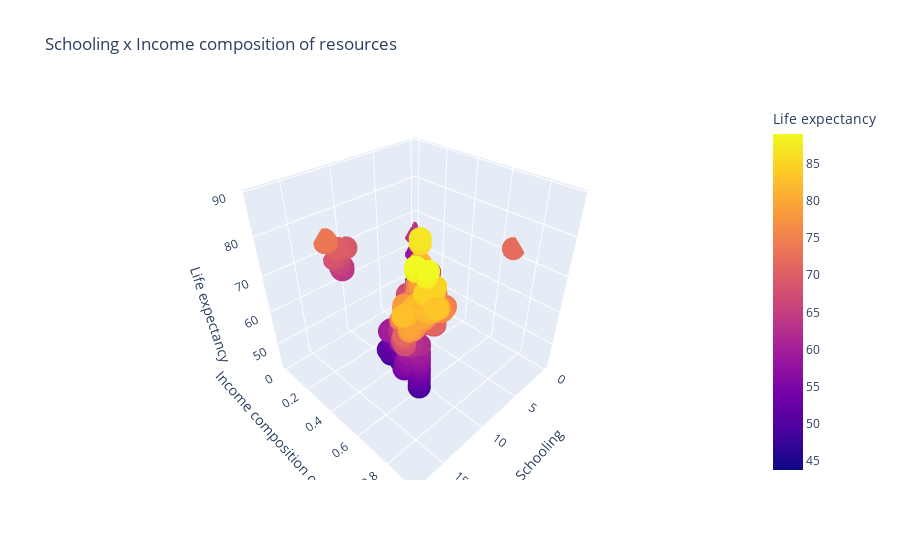
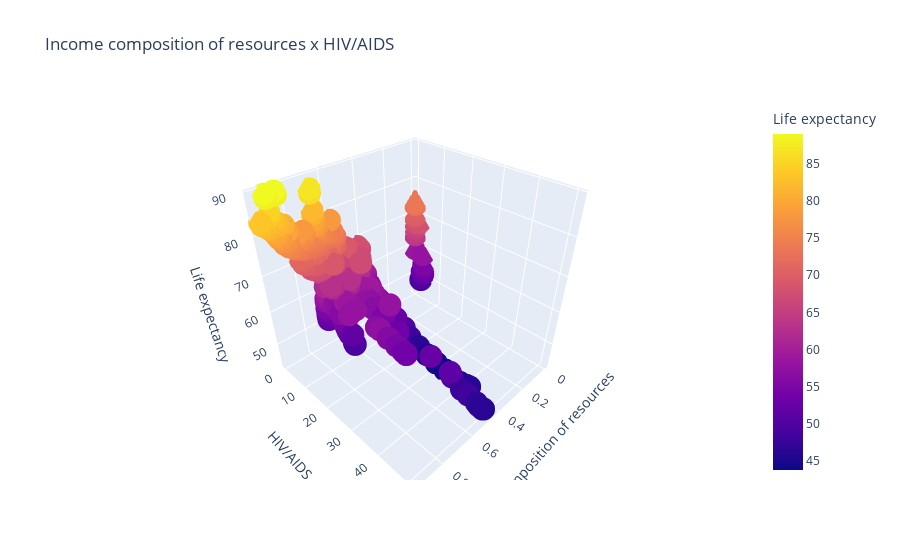
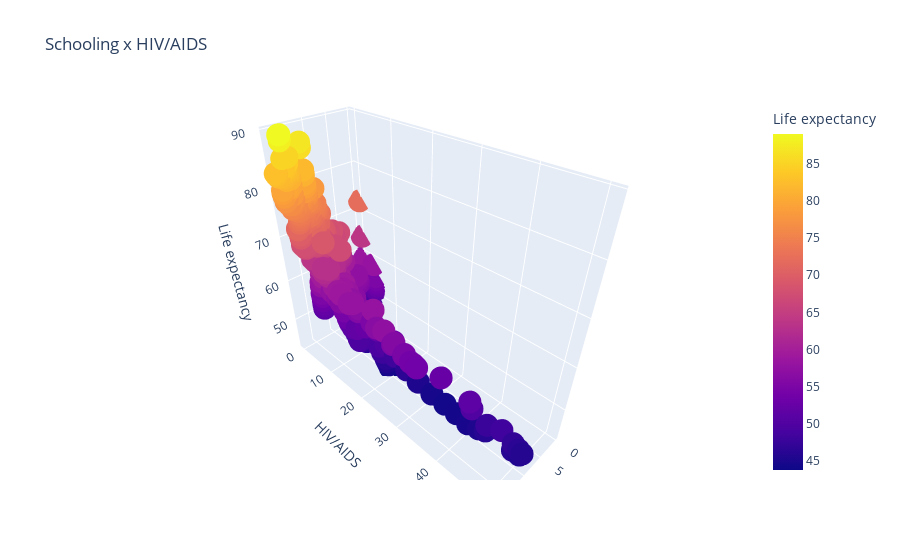
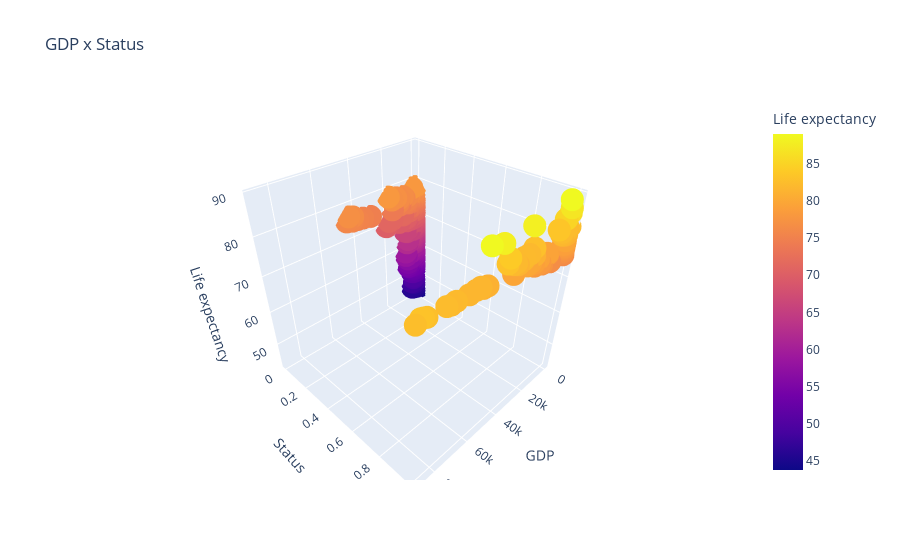

Notebook cell for these charts, in order:
### Markdown cell above
#### **Find interaction terms**

$({0.5} \space point)$

Search for interactions between columns (e.g., multiply `Alcohol` and `BMI`) that might improve the model. Use [`mutual_info_regression`](https://scikit-learn.org/stable/modules/generated/sklearn.feature_selection.mutual_info_regression.html) to test if new features have higher mutual information with the target. Retrain your manual regressor with these features.

### Code cell
from plotly import graph_objects as go

train_size = int(0.8 * len(X))
xtrain = df.drop(["Population", "Year"], axis=1)[:train_size].copy()
xtest = df.drop(["Population", "Year"], axis=1)[train_size:].copy()

px.scatter_3d(xtest, x="Schooling", y="Income composition of resources", z="Life expectancy", color="Life expectancy", title="Schooling x Income composition of resources").show()
px.scatter_3d(xtest, x="Income composition of resources", y="HIV/AIDS", z="Life expectancy", color="Life expectancy", title="Income composition of resources x HIV/AIDS").show()
px.scatter_3d(xtest, x="Schooling", y="HIV/AIDS", z="Life expectancy", color="Life expectancy", title="Schooling x HIV/AIDS").show()
px.scatter_3d(xtest, x="GDP", y="Status", z="Life expectancy", color="Life expectancy", title="GDP x Status").show()
px.scatter_3d(xtest, x="Schooling", y="Total expenditure", z="Life expectancy", color="Life expectancy").show()

### Figure 1 — Plotly figure (JSON) as saved in the notebook; plotly's stock layout.template omitted (floating-point values rounded to 4 significant figures; data arrays with more than 128 entries replaced by an {"elided": "..."} marker saying what was removed)
{"data": [{"hovertemplate": "Schooling=%{x}<br>Income composition of resources=%{y}<br>Life expectancy=%{marker.color}<extra></extra>", "legendgroup": "", "marker": {"color": {"elided": "588 float values"}, "coloraxis": "coloraxis", "symbol": "circle"}, "mode": "markers", "name": "", "scene": "scene", "showlegend": false, "type": "scatter3d", "x": {"elided": "588 float values"}, "y": {"elided": "588 float values"}, "z": {"elided": "588 float values"}}], "layout": {"coloraxis": {"colorbar": {"title": {"text": "Life expectancy"}}, "colorscale": [[0, "#0d0887"], [0.1111, "#46039f"], [0.2222, "#7201a8"], [0.3333, "#9c179e"], [0.4444, "#bd3786"], [0.5556, "#d8576b"], [0.6667, "#ed7953"], [0.7778, "#fb9f3a"], [0.8889, "#fdca26"], [1, "#f0f921"]]}, "legend": {"tracegroupgap": 0}, "scene": {"domain": {"x": [0, 1], "y": [0, 1]}, "xaxis": {"title": {"text": "Schooling"}}, "yaxis": {"title": {"text": "Income composition of resources"}}, "zaxis": {"title": {"text": "Life expectancy"}}}, "title": {"text": "Schooling x Income composition of resources"}}}

### Figure 2 — Plotly figure (JSON) as saved in the notebook; plotly's stock layout.template omitted (floating-point values rounded to 4 significant figures; data arrays with more than 128 entries replaced by an {"elided": "..."} marker saying what was removed)
{"data": [{"hovertemplate": "Income composition of resources=%{x}<br>HIV/AIDS=%{y}<br>Life expectancy=%{marker.color}<extra></extra>", "legendgroup": "", "marker": {"color": {"elided": "588 float values"}, "coloraxis": "coloraxis", "symbol": "circle"}, "mode": "markers", "name": "", "scene": "scene", "showlegend": false, "type": "scatter3d", "x": {"elided": "588 float values"}, "y": {"elided": "588 float values"}, "z": {"elided": "588 float values"}}], "layout": {"coloraxis": {"colorbar": {"title": {"text": "Life expectancy"}}, "colorscale": [[0, "#0d0887"], [0.1111, "#46039f"], [0.2222, "#7201a8"], [0.3333, "#9c179e"], [0.4444, "#bd3786"], [0.5556, "#d8576b"], [0.6667, "#ed7953"], [0.7778, "#fb9f3a"], [0.8889, "#fdca26"], [1, "#f0f921"]]}, "legend": {"tracegroupgap": 0}, "scene": {"domain": {"x": [0, 1], "y": [0, 1]}, "xaxis": {"title": {"text": "Income composition of resources"}}, "yaxis": {"title": {"text": "HIV/AIDS"}}, "zaxis": {"title": {"text": "Life expectancy"}}}, "title": {"text": "Income composition of resources x HIV/AIDS"}}}

### Figure 3 — Plotly figure (JSON) as saved in the notebook; plotly's stock layout.template omitted (floating-point values rounded to 4 significant figures; data arrays with more than 128 entries replaced by an {"elided": "..."} marker saying what was removed)
{"data": [{"hovertemplate": "Schooling=%{x}<br>HIV/AIDS=%{y}<br>Life expectancy=%{marker.color}<extra></extra>", "legendgroup": "", "marker": {"color": {"elided": "588 float values"}, "coloraxis": "coloraxis", "symbol": "circle"}, "mode": "markers", "name": "", "scene": "scene", "showlegend": false, "type": "scatter3d", "x": {"elided": "588 float values"}, "y": {"elided": "588 float values"}, "z": {"elided": "588 float values"}}], "layout": {"coloraxis": {"colorbar": {"title": {"text": "Life expectancy"}}, "colorscale": [[0, "#0d0887"], [0.1111, "#46039f"], [0.2222, "#7201a8"], [0.3333, "#9c179e"], [0.4444, "#bd3786"], [0.5556, "#d8576b"], [0.6667, "#ed7953"], [0.7778, "#fb9f3a"], [0.8889, "#fdca26"], [1, "#f0f921"]]}, "legend": {"tracegroupgap": 0}, "scene": {"domain": {"x": [0, 1], "y": [0, 1]}, "xaxis": {"title": {"text": "Schooling"}}, "yaxis": {"title": {"text": "HIV/AIDS"}}, "zaxis": {"title": {"text": "Life expectancy"}}}, "title": {"text": "Schooling x HIV/AIDS"}}}

### Figure 4 — Plotly figure (JSON) as saved in the notebook; plotly's stock layout.template omitted (floating-point values rounded to 4 significant figures; data arrays with more than 128 entries replaced by an {"elided": "..."} marker saying what was removed)
{"data": [{"hovertemplate": "GDP=%{x}<br>Status=%{y}<br>Life expectancy=%{marker.color}<extra></extra>", "legendgroup": "", "marker": {"color": {"elided": "588 float values"}, "coloraxis": "coloraxis", "symbol": "circle"}, "mode": "markers", "name": "", "scene": "scene", "showlegend": false, "type": "scatter3d", "x": {"elided": "588 float values"}, "y": {"elided": "588 int values"}, "z": {"elided": "588 float values"}}], "layout": {"coloraxis": {"colorbar": {"title": {"text": "Life expectancy"}}, "colorscale": [[0, "#0d0887"], [0.1111, "#46039f"], [0.2222, "#7201a8"], [0.3333, "#9c179e"], [0.4444, "#bd3786"], [0.5556, "#d8576b"], [0.6667, "#ed7953"], [0.7778, "#fb9f3a"], [0.8889, "#fdca26"], [1, "#f0f921"]]}, "legend": {"tracegroupgap": 0}, "scene": {"domain": {"x": [0, 1], "y": [0, 1]}, "xaxis": {"title": {"text": "GDP"}}, "yaxis": {"title": {"text": "Status"}}, "zaxis": {"title": {"text": "Life expectancy"}}}, "title": {"text": "GDP x Status"}}}
